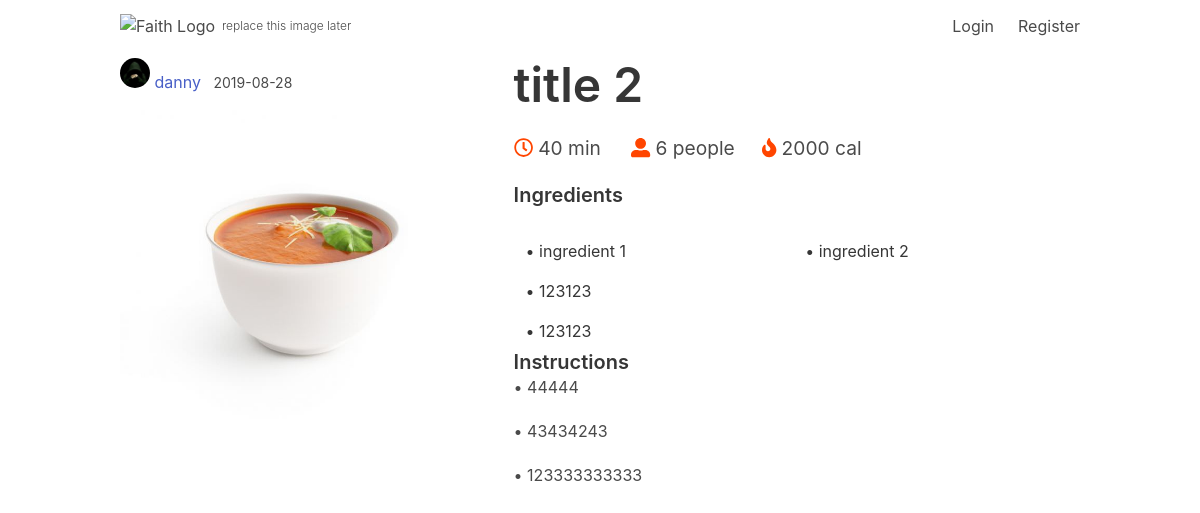
Screenshot of /post/2 with the database file from the repository.
### backend/flaskblog/models.py (models this page shows, shortened)
class User(db.Model, UserMixin):
    id = db.Column(db.Integer, primary_key=True)
    username = db.Column(db.String(20), unique=True, nullable=False)
    email = db.Column(db.String(120), unique=True, nullable=False)
    image_file = db.Column(db.String(20), nullable=False, default='2.jpg')
    password = db.Column(db.String(60), nullable=False)
    posts = db.relationship('Post', backref='author', lazy=True)

class Post(db.Model):
    id = db.Column(db.Integer, primary_key=True)
    title = db.Column(db.String(100), nullable=False)
    time = db.Column(db.String(100), nullable=False)
    serves = db.Column(db.String(100), nullable=False)
    cal = db.Column(db.String(100), nullable=False)
    date_posted = db.Column(db.DateTime, nullable=False, default=datetime.utcnow)
    ingredients = db.Column(db.PickleType(), nullable=False)
    steps = db.Column(db.PickleType(), nullable=False)
    image = db.Column(db.String(20), nullable=False, default='image.jpg')
    user_id = db.Column(db.Integer, db.ForeignKey('user.id'), nullable=False)

### backend/flaskblog/routes.py (the view)
@app.route("/post/<int:post_id>")
def post(post_id):
    post = Post.query.get_or_404(post_id)
    data = post.ingredients
    x = zip(*[iter(data)]*2)
    return render_template('post.html', title=post.title, post=post, ingred=x)

### backend/flaskblog/templates/post.html (shortened to what this page needs)
{% extends "layout-2.html" %}
{% block content %}
<section class="section">
    <div class="container" style="padding-top: 10px">
  <div class="columns">
        <div class="column">
                <div class="desk">
                    <div class="article-metadata backround-white">
                        <img class="profile-img" src="{{ url_for('static', filename='profile_pics/' + post.author.image_file) }}">
                        <a class="mr-2" href="{{ url_for('user_posts', username=post.author.username) }}">{{ post.author.username }}</a>
                        <small class="text-muted">{{ post.date_posted.strftime('%Y-%m-%d') }}</small>
                      </div>
                        <img src="{{ url_for('static', filename='post_img/' + post.image) }}" alt="">
                </div>
            </div>
    <div class="column is-three-fifths tab-left">
            <h1 class="title is-1 desk">{{ post.title }}<h1>
        <h5 class="subtitle orange is-5">
            <i class="far fa-clock orange"></i> {{ post.time }}
            <i class="fas fa-user-alt orange"></i> {{ post.serves }}
            <i class="fas fa-fire orange"></i> {{ post.cal }}
        </h5>
        <div class="ingredietns">
                <h5 class="title is-5">Ingredients</h5>
                <table class="table is-fullwidth">
                  <tbody>
                      {% for i, k in ingred %}
                      <tr>
                          {% if i%}
                          <td>• {{ i }} </td>
                          {% endif %}
                          {% if k%}
                          <td>• {{ k }} </td>
                          {% endif %}
                          </tr>
                      {% endfor %}
                  </tbody>
                </table>
        </div>
        <div class="directions">
                <h5 class="title is-5">Instructions</h5>
                {% for i in post.steps %}
                <h6 class="subtitle is-6">• {{ i }}</h6>
                {% endfor %}
              </div>
    </div>
  </div>
  </div>
</section>
{% endblock content %}

### backend/flaskblog/static/style.css (style rules this page uses)
svg.svg-inline--fa.orange { color: orangered; text-align: center !important; }
.backround-white { background: white; }
.tab-left { padding-left: 20px; }
.table td, .table th { border: none !important; }
.subtitle.is-5.orange { font-size: 1.2rem; }
.profile-img { width: 50%; width: 30px; height: 30px; border-radius: 100px; -webkit-border-radius: 100px; -moz-border-radius: 100px; }

### backend/flaskblog/static/core_deep-blue.css (style rules this page uses)
body { font-family: -apple-system, BlinkMacSystemFont, "Segoe UI", Roboto, Helvetica, Arial, sans-serif, "Apple Color Emoji", "Segoe UI Emoji", "Segoe UI Symbol"; overflow: hidden !important }
a, a:active, i, i:active, div, div:active, div:focus, span:focus, span:active { outline: none !important }

### rows the page displays
User: image_file (picture), author.username "danny"
Post: date_posted "2019-08-28", image (picture), title "title 2", time "40 min", serves "6 people", cal "2000 cal"

### other values shown
{{ i }} "ingredient 1" "123123"
{{ k }} "ingredient 2" "123123"
{{ i }} "44444" "43434243" "123333333333"
